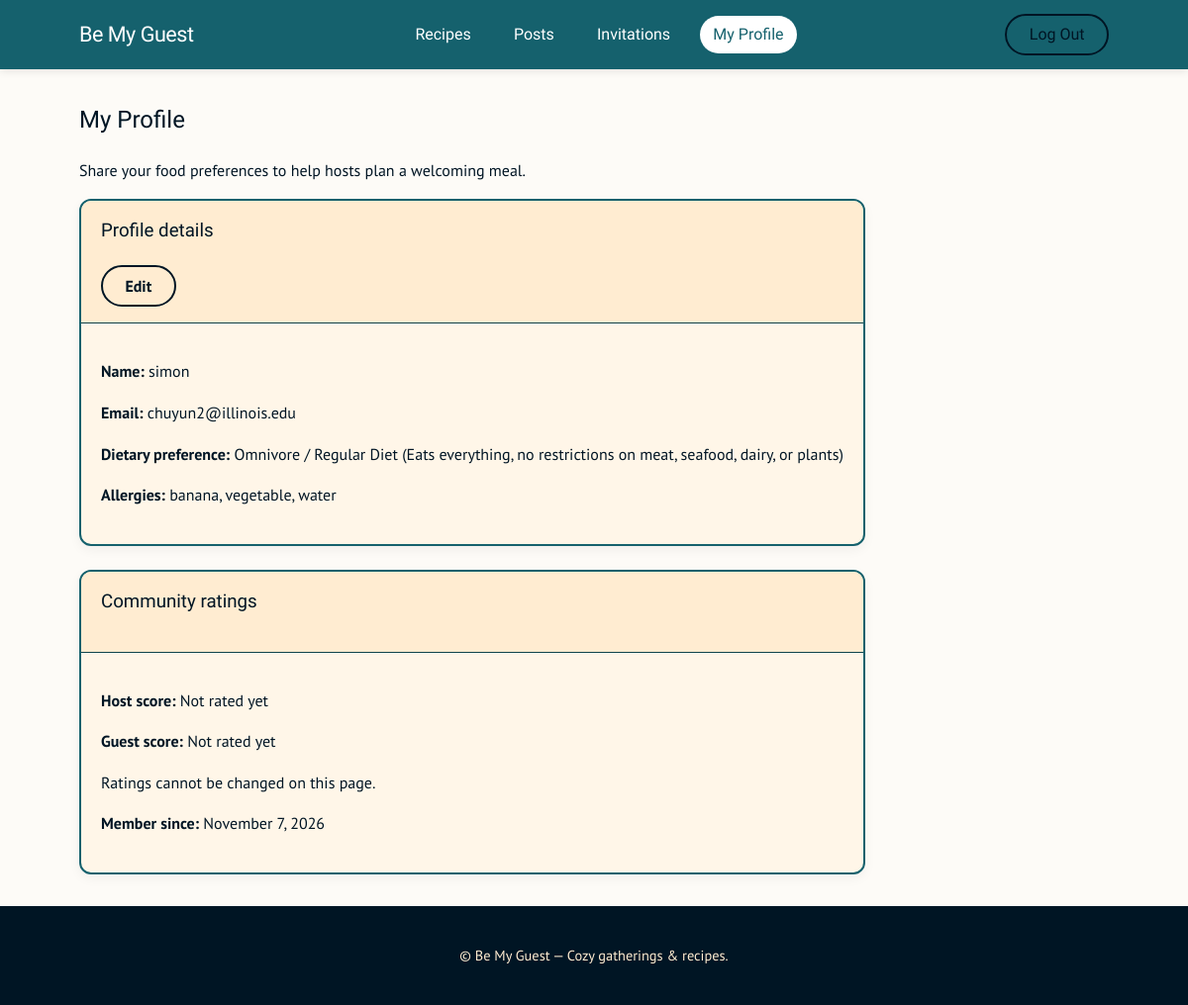
The page /user/ (signed in) on the database its author committed.
### features/users/models.py (models this page shows, shortened)
class User(models.Model):
    id = models.BigAutoField(primary_key=True)
    account = models.OneToOneField(settings.AUTH_USER_MODEL, on_delete=models.CASCADE, related_name="meal_profile")
    name = models.CharField(max_length=150)
    email = models.EmailField()
    dietary_preferences = models.CharField(max_length=20, choices=DietaryPreference.choices, default=DietaryPreference.OTHERS, verbose_name="dietary preference")
    allergies = models.ManyToManyField(Allergy, blank=True, related_name="profiles")
    created_at = models.DateTimeField(auto_now_add=True)
    host_score = models.FloatField(null=True, blank=True, validators=[MinValueValidator(1), MaxValueValidator(5), validate_score])
    guest_score = models.FloatField(null=True, blank=True, validators=[MinValueValidator(1), MaxValueValidator(5), validate_score])
    class Meta:
        constraints = [
            models.CheckConstraint(condition=models.Q(dietary_preferences__in=DietaryPreference.values), name="users_dietary_preference_valid"),
            models.CheckConstraint(condition=models.Q(host_score__isnull=True) | models.Q(host_score__gte=1, host_score__lte=5), name="users_host_score_range"),
            models.CheckConstraint(condition=models.Q(guest_score__isnull=True) | models.Q(guest_score__gte=1, guest_score__lte=5), name="users_guest_score_range"),
        ]

class Allergy(models.Model):
    name = models.CharField(max_length=100, unique=True)
    class Meta:
        ordering = ["name"]
    def __str__(self):
        return self.name

### features/users/views.py (the view, shortened to what this page needs)
# urls.py: path("", user_page, name="user"),
@login_required
@require_http_methods(["GET", "POST"])
def user_page(request):
    profile = User.objects.filter(account=request.user).first()
    initial = {"name": request.user.get_full_name() or request.user.get_username(), "email": request.user.email}
    form = UserForm(request.POST if request.method == "POST" else None, instance=profile, initial=initial if profile is None else None)
    editing = request.method == "POST" or request.GET.get("edit") == "1"
    return render(request, "users/user.html", {"form": form, "profile": profile, "editing": editing})

### features/users/templates/users/user.html (shortened to what this page needs)
{% extends "base.html" %}
{% load static %}
{% block content %}
<div class="profile-page">
<h2>My Profile</h2>
<p class="muted">Share your food preferences to help hosts plan a welcoming meal.</p>
<div class="row">
  <section class="card profile-details" aria-labelledby="profile-details-heading">
    <div class="card__header profile-details-header">
      <h3 id="profile-details-heading">Profile details</h3>
      {% if not editing %}<a class="button button-outline profile-edit" href="{% url 'users:user' %}?edit=1" aria-label="Edit profile details">Edit</a>{% endif %}
    </div>
    <div class="card__body">
      {% if editing %}
      <form method="post" action="{% url 'users:user' %}">
        {% csrf_token %}
        {{ form.non_field_errors }}
        {% for field in form %}
        <div class="profile-field">
          {{ field.label_tag }}
          {{ field }}
          {% if field.help_text %}<p class="muted profile-help" id="{{ field.auto_id }}_helptext">{{ field.help_text }}</p>{% endif %}
          {{ field.errors }}
        </div>
        {% endfor %}
        <div class="profile-actions">
          <button type="submit" class="button">Save profile</button>
          <a class="button button-outline" href="{% url 'users:user' %}">Cancel changes</a>
        </div>
      </form>
      {% else %}
      <p><strong>Name:</strong> {% if profile %}{{ profile.name }}{% else %}{{ form.name.value|default:"Not provided" }}{% endif %}</p>
      <p><strong>Email:</strong> {% if profile %}{{ profile.email }}{% else %}{{ form.email.value|default:"Not provided" }}{% endif %}</p>
      <p><strong>Dietary preference:</strong> {% if profile %}{{ profile.get_dietary_preferences_display }}{% else %}Not provided{% endif %}</p>
      <p><strong>Allergies:</strong> {% if profile %}{{ profile.allergies.all|join:", "|default:"Not provided" }}{% else %}Not provided{% endif %}</p>
      {% endif %}
    </div>
  </section>
  <section class="profile-ratings" aria-labelledby="profile-ratings-heading">
    <div class="card">
    <div class="card__header"><h3 id="profile-ratings-heading">Community ratings</h3></div>
    <div class="card__body">
      <p><strong>Host score:</strong> {% if profile.host_score != None %}{{ profile.host_score|floatformat:1 }} / 5{% else %}Not rated yet{% endif %}</p>
      <p><strong>Guest score:</strong> {% if profile.guest_score != None %}{{ profile.guest_score|floatformat:1 }} / 5{% else %}Not rated yet{% endif %}</p>
      <p class="muted">Ratings cannot be changed on this page.</p>
      {% if profile %}<p><strong>Member since:</strong> {{ profile.created_at|date:"F j, Y" }}</p>{% endif %}
    </div>
    </div>
  </section>
</div>
</div>
{% endblock %}

### bemyguest/ui-ux/skeleton.css (style rules this page uses)
a { color: var(--stormy-teal); text-decoration: none; font-weight: 500; }
.button, a.button, button, input[type="submit"], input[type="reset"], input[type="button"] { display: inline-flex; align-items: center; justify-content: center; background-color: var(--stormy-teal); border: 2px solid var(--stormy-teal); color: var(--white) !important; border-radius: 999px; padding: 0.6rem 1.4rem; font-weight: 600; line-height: 1.2; transition: background-color 0.2s ease, transform 0.1s ease; text-decoration: none !important; }
.button.button-outline, a.button.button-outline { background: transparent !important; color: var(--ink-black) !important; border: 2px solid var(--ink-black) !important; }
.row { display: flex; gap: 1.5rem; flex-wrap: wrap; }

### bemyguest/ui-ux/style.css (style rules this page uses)
:root { --ink-black: #001524; --stormy-teal: #15616D; --stormy-teal-dark: #0F434B; --papaya-whip: #FFECD1; --papaya-whip-light: #FFF6E8; --off-white: #FDFBF7; --harvest-orange: #D95D00; --brandy: #78290F; --white: #ffffff; --border-light: #EAD0B3; --radius: 12px; }
body { font-family: "PT Sans", sans-serif; color: var(--ink-black); background: var(--off-white) !important; line-height: 1.6; }
h1, h2, h3, h4, h5, h6, .recipe-card h3, .card h4, .brand__title, .nav a, .auth-nav a, .auth-nav button { font-family: "Calistoga", serif !important; font-weight: 400 !important; }
h1, h2, h3, h4, h5 { color: var(--ink-black); font-weight: 700; margin-top: 0; }
.card { background: var(--papaya-whip-light); border: 1.5px solid var(--stormy-teal-dark); border-radius: var(--radius); box-shadow: 0 4px 14px rgba(0, 21, 36, 0.08); overflow: hidden; }
.card__header { padding: 1rem 1.25rem; border-bottom: 1.5px solid var(--stormy-teal-dark); font-weight: 700; color: var(--ink-black); background: var(--papaya-whip); }
.card__body { padding: 1.25rem; color: var(--ink-black); }
.card a, .recipe-card a { color: var(--stormy-teal-dark); font-weight: 700; }
.card-grid, .row, .posts-container { display: grid !important; align-items: start !important; align-content: start !important; justify-content: start; }
.card { align-self: start !important; margin-bottom: 0; }
.card { align-self: start !important; background-color: var(--card-bg, #FFF6E8); border: 2px solid var(--stormy-teal); border-radius: var(--radius); box-shadow: 0 4px 12px rgba(0, 21, 36, 0.05); }

### rows shown on the page
User: name "simon", email "chuyun2@illinois.edu", dietary_preferences "Omnivore / Regular Diet (Eats everything, no restrictions on meat, seafood, dairy, or plants)", allergies.all "banana, vegetable, water", created_at "November 7, 2026"
